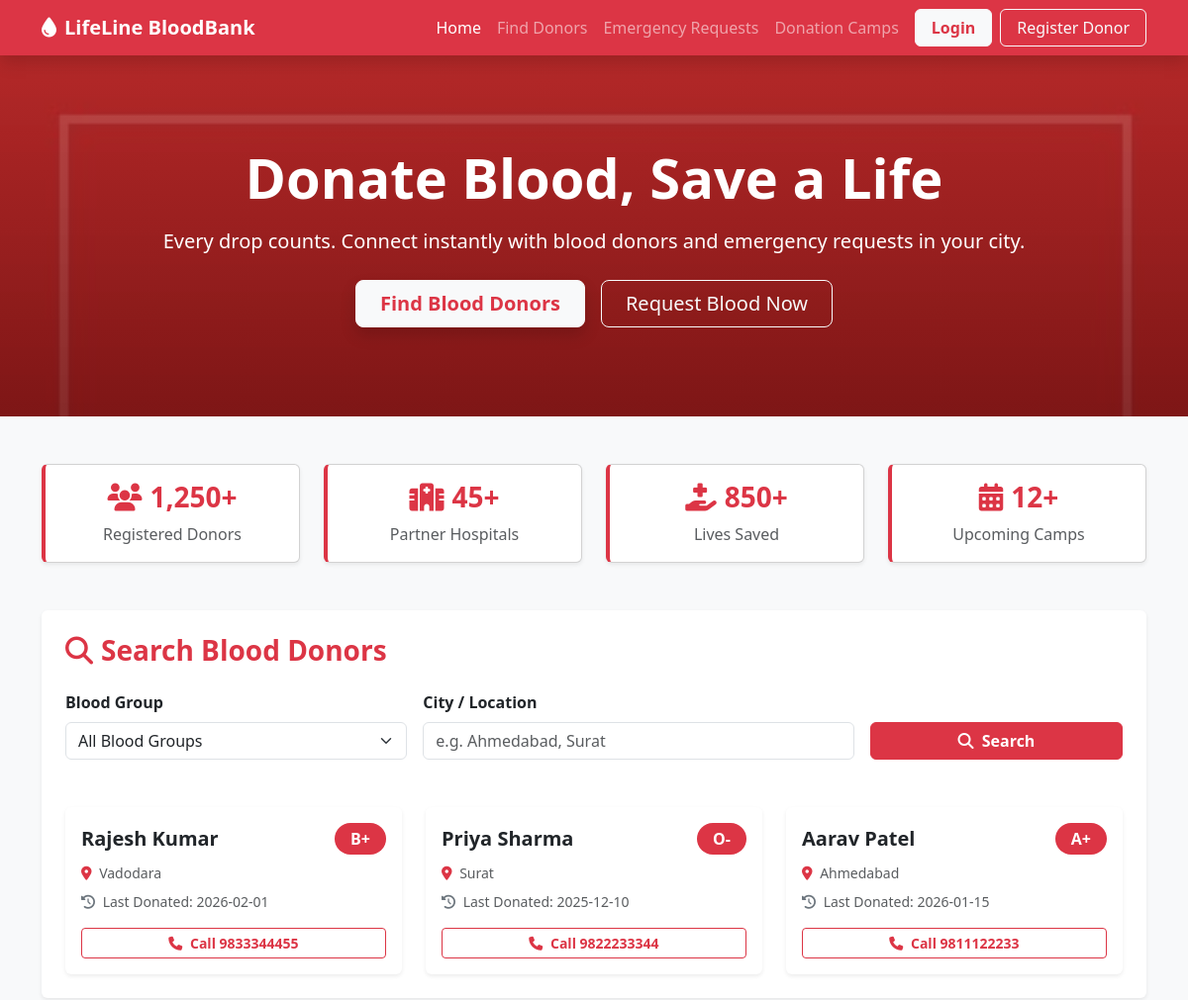
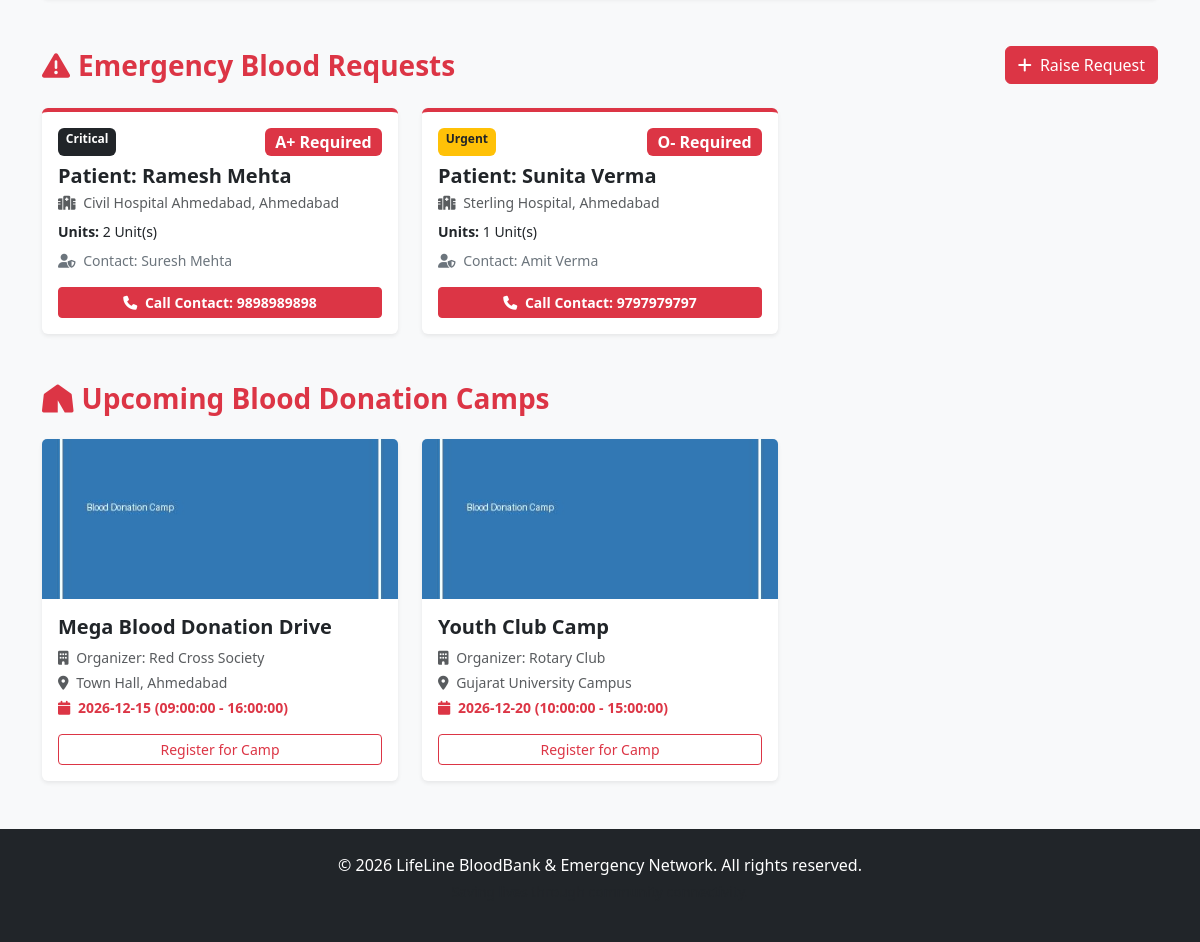
The page / on the database its author committed (2 pictures, top to bottom).
### tables this page shows
CREATE TABLE users (
    id INT AUTO_INCREMENT PRIMARY KEY,
    name VARCHAR(100) NOT NULL,
    email VARCHAR(100) UNIQUE NOT NULL,
    password VARCHAR(255) NOT NULL,
    blood_group VARCHAR(5) NOT NULL,
    phone VARCHAR(20) NOT NULL,
    city VARCHAR(100) NOT NULL,
    address TEXT,
    last_donated DATE DEFAULT NULL,
    is_admin TINYINT(1) DEFAULT 0,
    created_at TIMESTAMP DEFAULT CURRENT_TIMESTAMP
);

CREATE TABLE blood_requests (
    id INT AUTO_INCREMENT PRIMARY KEY,
    patient_name VARCHAR(100) NOT NULL,
    blood_group VARCHAR(5) NOT NULL,
    units INT NOT NULL,
    hospital VARCHAR(150) NOT NULL,
    city VARCHAR(100) NOT NULL,
    contact_person VARCHAR(100) NOT NULL,
    phone VARCHAR(20) NOT NULL,
    urgency ENUM('Normal', 'Urgent', 'Critical') DEFAULT 'Urgent',
    status ENUM('Pending', 'Fulfilled', 'Cancelled') DEFAULT 'Pending',
    created_at TIMESTAMP DEFAULT CURRENT_TIMESTAMP
);

CREATE TABLE camps (
    id INT AUTO_INCREMENT PRIMARY KEY,
    camp_name VARCHAR(150) NOT NULL,
    organizer VARCHAR(150) NOT NULL,
    location VARCHAR(200) NOT NULL,
    camp_date DATE NOT NULL,
    start_time TIME NOT NULL,
    end_time TIME NOT NULL,
    status ENUM('Upcoming', 'Ongoing', 'Completed') DEFAULT 'Upcoming'
);

### index.php (the view, shortened to what this page needs)
<?php
require 'db.php';
$requests = $pdo->query("SELECT * FROM blood_requests WHERE status='Pending' ORDER BY created_at DESC LIMIT 6")->fetchAll();
$camps = $pdo->query("SELECT * FROM camps WHERE status='Upcoming' ORDER BY camp_date ASC LIMIT 3")->fetchAll();
$search_bg = $_GET['blood_group'] ?? '';
$search_city = $_GET['city'] ?? '';
$donors = [];
if ($search_bg || $search_city) {
    $query = "SELECT name, blood_group, phone, city, last_donated FROM users WHERE is_admin = 0";
    $params = [];
    if ($search_bg) {
        $query .= " AND blood_group = ?";
        $params[] = $search_bg;
    }
    if ($search_city) {
        $query .= " AND city LIKE ?";
        $params[] = "%$search_city%";
    }
    $stmt = $pdo->prepare($query);
    $stmt->execute($params);
    $donors = $stmt->fetchAll();
} else {
    $donors = $pdo->query("SELECT name, blood_group, phone, city, last_donated FROM users WHERE is_admin = 0 ORDER BY id DESC LIMIT 6")->fetchAll();
}
?>
<!DOCTYPE html>
<html lang="en">
<head>
    <link href="https://cdn.jsdelivr.net/npm/bootstrap@5.3.0/dist/css/bootstrap.min.css" rel="stylesheet">
    <link rel="stylesheet" href="https://cdnjs.cloudflare.com/ajax/libs/font-awesome/6.4.0/css/all.min.css">
</head>
<body class="bg-light">
<nav class="navbar navbar-expand-lg navbar-dark bg-danger sticky-top shadow">
    <div class="container">
        <a class="navbar-brand fw-bold" href="index.php"><i class="fa-solid fa-droplet text-white me-2"></i>LifeLine BloodBank</a>
        <div class="collapse navbar-collapse" id="navbarNav">
            <ul class="navbar-nav ms-auto align-items-center">
                <li class="nav-item"><a class="nav-link active" href="index.php">Home</a></li>
                <li class="nav-item"><a class="nav-link" href="#search-donors">Find Donors</a></li>
                <li class="nav-item"><a class="nav-link" href="#blood-requests">Emergency Requests</a></li>
                <li class="nav-item"><a class="nav-link" href="#camps">Donation Camps</a></li>
                <?php if (isset($_SESSION['user_id'])): ?>
                    <li class="nav-item dropdown ms-2">
                        <a class="nav-link dropdown-toggle btn btn-light text-danger px-3" href="#" role="button" data-bs-toggle="dropdown">
                            <i class="fa-solid fa-user me-1"></i> <?= htmlspecialchars($_SESSION['user_name']) ?>
                        </a>
                        <ul class="dropdown-menu dropdown-menu-end">
                            <?php if ($_SESSION['is_admin'] == 1): ?>
                                <li><a class="dropdown-item" href="admin.php"><i class="fa-solid fa-gauge me-2"></i>Admin Dashboard</a></li>
                            <?php endif; ?>
                            <li><a class="dropdown-item" href="logout.php"><i class="fa-solid fa-right-from-bracket me-2"></i>Logout</a></li>
                        </ul>
                    </li>
                <?php else: ?>
                    <li class="nav-item ms-2"><a class="btn btn-light text-danger fw-bold px-3" href="login.php">Login</a></li>
                    <li class="nav-item ms-2"><a class="btn btn-outline-light px-3" href="register.php">Register Donor</a></li>
                <?php endif; ?>
            </ul>
        </div>
    </div>
</nav>
<header class="hero-section text-center">
    <div class="container">
        <h1 class="display-4 fw-bold mb-3">Donate Blood, Save a Life</h1>
        <p class="lead mb-4">Every drop counts. Connect instantly with blood donors and emergency requests in your city.</p>
        <div class="d-flex justify-content-center gap-3">
            <a href="#search-donors" class="btn btn-light btn-lg text-danger fw-bold px-4 shadow">Find Blood Donors</a>
            <button class="btn btn-outline-light btn-lg px-4" data-bs-toggle="modal" data-bs-target="#requestModal">Request Blood Now</button>
        </div>
    </div>
</header>
<section class="container my-5">
    <div class="row text-center g-4">
        <div class="col-md-3">
            <div class="card stat-card shadow-sm p-3 bg-white">
                <h3 class="text-danger fw-bold"><i class="fa-solid fa-users me-2"></i>1,250+</h3>
                <p class="text-muted mb-0">Registered Donors</p>
            </div>
        </div>
        <div class="col-md-3">
            <div class="card stat-card shadow-sm p-3 bg-white">
                <h3 class="text-danger fw-bold"><i class="fa-solid fa-hospital me-2"></i>45+</h3>
                <p class="text-muted mb-0">Partner Hospitals</p>
            </div>
        </div>
        <div class="col-md-3">
            <div class="card stat-card shadow-sm p-3 bg-white">
                <h3 class="text-danger fw-bold"><i class="fa-solid fa-hand-holding-medical me-2"></i>850+</h3>
                <p class="text-muted mb-0">Lives Saved</p>
            </div>
        </div>
        <div class="col-md-3">
            <div class="card stat-card shadow-sm p-3 bg-white">
                <h3 class="text-danger fw-bold"><i class="fa-solid fa-calendar-days me-2"></i>12+</h3>
                <p class="text-muted mb-0">Upcoming Camps</p>
            </div>
        </div>
    </div>
</section>
<section id="search-donors" class="container my-5">
    <div class="card shadow-sm p-4 border-0">
        <h3 class="mb-4 text-danger fw-bold"><i class="fa-solid fa-magnifying-glass me-2"></i>Search Blood Donors</h3>
        <form method="GET" action="index.php" class="row g-3">
            <div class="col-md-4">
                <label class="form-label fw-bold">Blood Group</label>
                <select name="blood_group" class="form-select">
                    <option value="">All Blood Groups</option>
                </select>
            </div>
            <div class="col-md-5">
                <label class="form-label fw-bold">City / Location</label>
                <input type="text" name="city" class="form-control" placeholder="e.g. Ahmedabad, Surat" value="<?= htmlspecialchars($search_city) ?>">
            </div>
            <div class="col-md-3 d-flex align-items-end">
                <button type="submit" class="btn btn-danger w-100 fw-bold"><i class="fa-solid fa-search me-1"></i> Search</button>
            </div>
        </form>
        <div class="row mt-4 g-4">
            <?php if (empty($donors)): ?>
                <div class="col-12"><div class="alert alert-warning">No donors found matching your criteria.</div></div>
            <?php else: ?>
                <?php foreach($donors as $donor): ?>
                    <div class="col-md-4">
                        <div class="card h-100 border-0 shadow-sm p-3">
                            <div class="d-flex justify-content-between align-items-center mb-2">
                                <h5 class="fw-bold mb-0"><?= htmlspecialchars($donor['name']) ?></h5>
                                <span class="badge bg-danger fs-6 px-3 py-2 rounded-pill"><?= $donor['blood_group'] ?></span>
                            </div>
                            <p class="text-muted small mb-2"><i class="fa-solid fa-location-dot me-1 text-danger"></i> <?= htmlspecialchars($donor['city']) ?></p>
                            <p class="text-muted small mb-3"><i class="fa-solid fa-clock-rotate-left me-1 text-secondary"></i> Last Donated: <?= $donor['last_donated'] ? $donor['last_donated'] : 'Never / Eligible' ?></p>
                            <a href="tel:<?= $donor['phone'] ?>" class="mt-auto btn btn-outline-danger btn-sm w-100 fw-bold"><i class="fa-solid fa-phone me-1"></i> Call <?= htmlspecialchars($donor['phone']) ?></a>
                        </div>
                    </div>
                <?php endforeach; ?>
            <?php endif; ?>
        </div>
    </div>
</section>
<section id="blood-requests" class="container my-5">
    <div class="d-flex justify-content-between align-items-center mb-4">
        <h3 class="text-danger fw-bold mb-0"><i class="fa-solid fa-triangle-exclamation me-2"></i>Emergency Blood Requests</h3>
        <button class="btn btn-danger" data-bs-toggle="modal" data-bs-target="#requestModal"><i class="fa-solid fa-plus me-1"></i> Raise Request</button>
    </div>
    <div class="row g-4">
        <?php foreach($requests as $req): ?>
            <div class="col-md-4">
                <div class="card h-100 border-0 shadow-sm border-top border-danger border-4">
                    <div class="card-body">
                        <div class="d-flex justify-content-between mb-2">
                            <span class="badge bg-<?= $req['urgency'] == 'Critical' ? 'dark' : 'warning text-dark' ?>"><?= $req['urgency'] ?></span>
                            <span class="badge bg-danger fs-6"><?= $req['blood_group'] ?> Required</span>
                        </div>
                        <h5 class="fw-bold text-dark mb-1">Patient: <?= htmlspecialchars($req['patient_name']) ?></h5>
                        <p class="small text-muted mb-2"><i class="fa-solid fa-hospital me-1"></i> <?= htmlspecialchars($req['hospital']) ?>, <?= htmlspecialchars($req['city']) ?></p>
                        <p class="small mb-2"><strong>Units:</strong> <?= $req['units'] ?> Unit(s)</p>
                        <p class="small text-secondary mb-3"><i class="fa-solid fa-user-shield me-1"></i> Contact: <?= htmlspecialchars($req['contact_person']) ?></p>
                        <a href="tel:<?= $req['phone'] ?>" class="btn btn-danger btn-sm w-100 fw-bold"><i class="fa-solid fa-phone me-1"></i> Call Contact: <?= htmlspecialchars($req['phone']) ?></a>
                    </div>
                </div>
            </div>
        <?php endforeach; ?>
    </div>
</section>
<section id="camps" class="container my-5">
    <h3 class="text-danger fw-bold mb-4"><i class="fa-solid fa-tent me-2"></i>Upcoming Blood Donation Camps</h3>
    <div class="row g-4">
        <?php foreach($camps as $camp): ?>
            <div class="col-md-4">
                <div class="card h-100 shadow-sm border-0">
                    <img src="images/camp.jpg" class="card-img-top" style="height: 160px; object-fit: cover;" alt="Camp">
                    <div class="card-body">
                        <h5 class="fw-bold"><?= htmlspecialchars($camp['camp_name']) ?></h5>
                        <p class="text-muted small mb-1"><i class="fa-solid fa-building me-1"></i> Organizer: <?= htmlspecialchars($camp['organizer']) ?></p>
                        <p class="text-muted small mb-1"><i class="fa-solid fa-location-dot me-1"></i> <?= htmlspecialchars($camp['location']) ?></p>
                        <p class="text-danger small fw-bold mb-3"><i class="fa-solid fa-calendar me-1"></i> <?= $camp['camp_date'] ?> (<?= $camp['start_time'] ?> - <?= $camp['end_time'] ?>)</p>
                        <button class="btn btn-outline-danger btn-sm w-100" data-bs-toggle="modal" data-bs-target="#registerCampModal">Register for Camp</button>
                    </div>
                </div>
            </div>
        <?php endforeach; ?>
    </div>
</section>
<footer class="bg-dark text-white py-4 mt-5">
    <div class="container text-center">
        <p class="mb-1">&copy; 2026 LifeLine BloodBank & Emergency Network. All rights reserved.</p>
        <p class="small text-muted">Saving lives through community connectivity.</p>
    </div>
</footer>
</body>
</html>

### index.php (style rules this page uses)
.hero-section { background: linear-gradient(rgba(180,40,40,0.85), rgba(120,20,20,0.9)), url('images/hero_blood.jpg'); background-size: cover; color: white; padding: 90px 0; }
.stat-card { border-left: 4px solid #dc3545; transition: transform 0.2s; }

### rows shown on the page
users: name "Rajesh Kumar", blood_group "B+", city "Vadodara", last_donated "2026-02-01", phone "9833344455"
users: name "Priya Sharma", blood_group "O-", city "Surat", last_donated "2025-12-10", phone "9822233344"
users: name "Aarav Patel", blood_group "A+", city "Ahmedabad", last_donated "2026-01-15", phone "9811122233"
blood_requests: urgency "Critical", blood_group "A+", patient_name "Ramesh Mehta", hospital "Civil Hospital Ahmedabad", city "Ahmedabad", units "2", contact_person "Suresh Mehta", phone "9898989898"
blood_requests: urgency "Urgent", blood_group "O-", patient_name "Sunita Verma", hospital "Sterling Hospital", city "Ahmedabad", units "1", contact_person "Amit Verma", phone "9797979797"
camps: camp_name "Mega Blood Donation Drive", organizer "Red Cross Society", location "Town Hall, Ahmedabad", camp_date "2026-12-15", start_time "09:00:00", end_time "16:00:00"
camps: camp_name "Youth Club Camp", organizer "Rotary Club", location "Gujarat University Campus", camp_date "2026-12-20", start_time "10:00:00", end_time "15:00:00"
